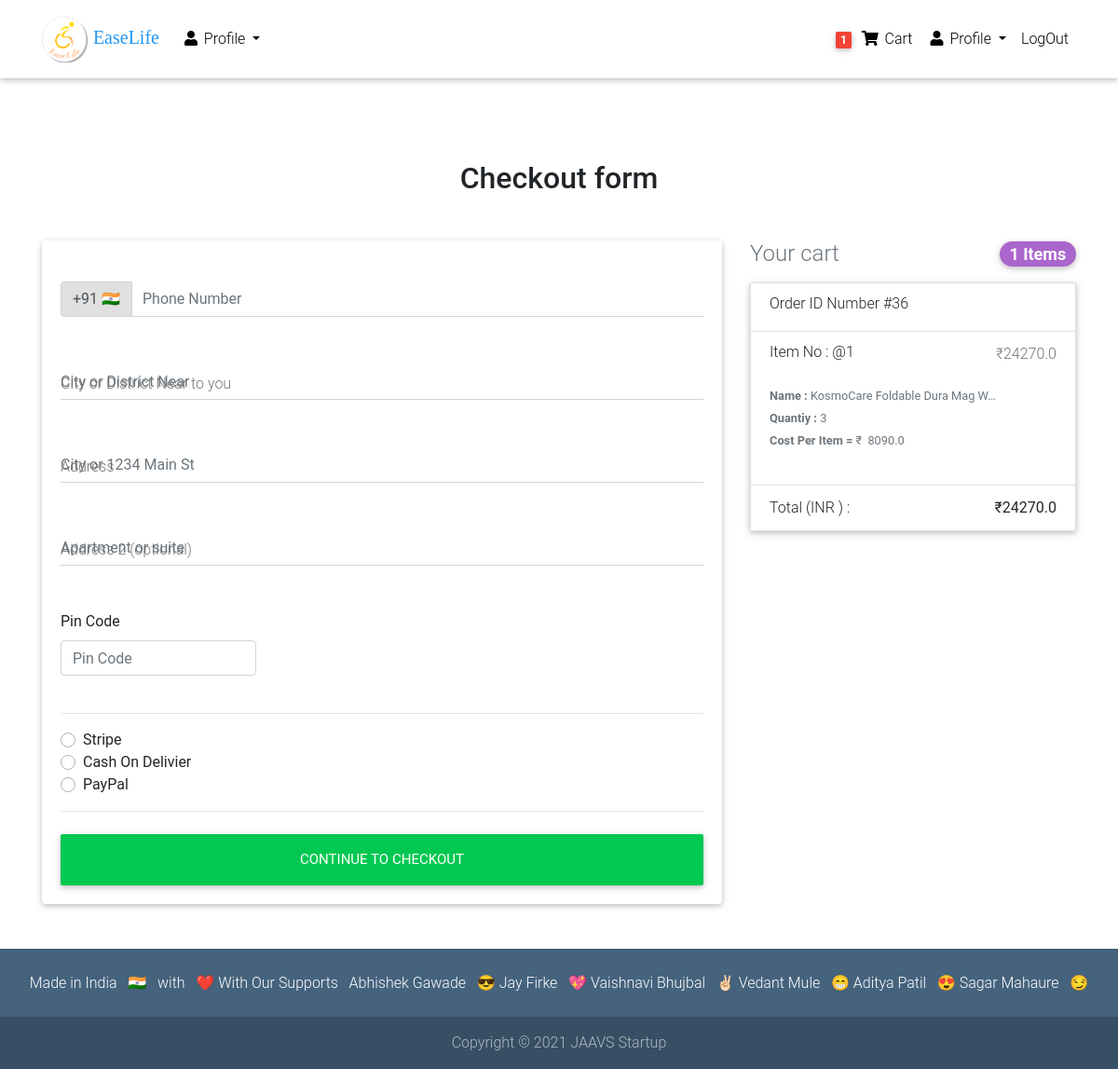
The page /check_out/ (signed in) on the database as committed earlier.
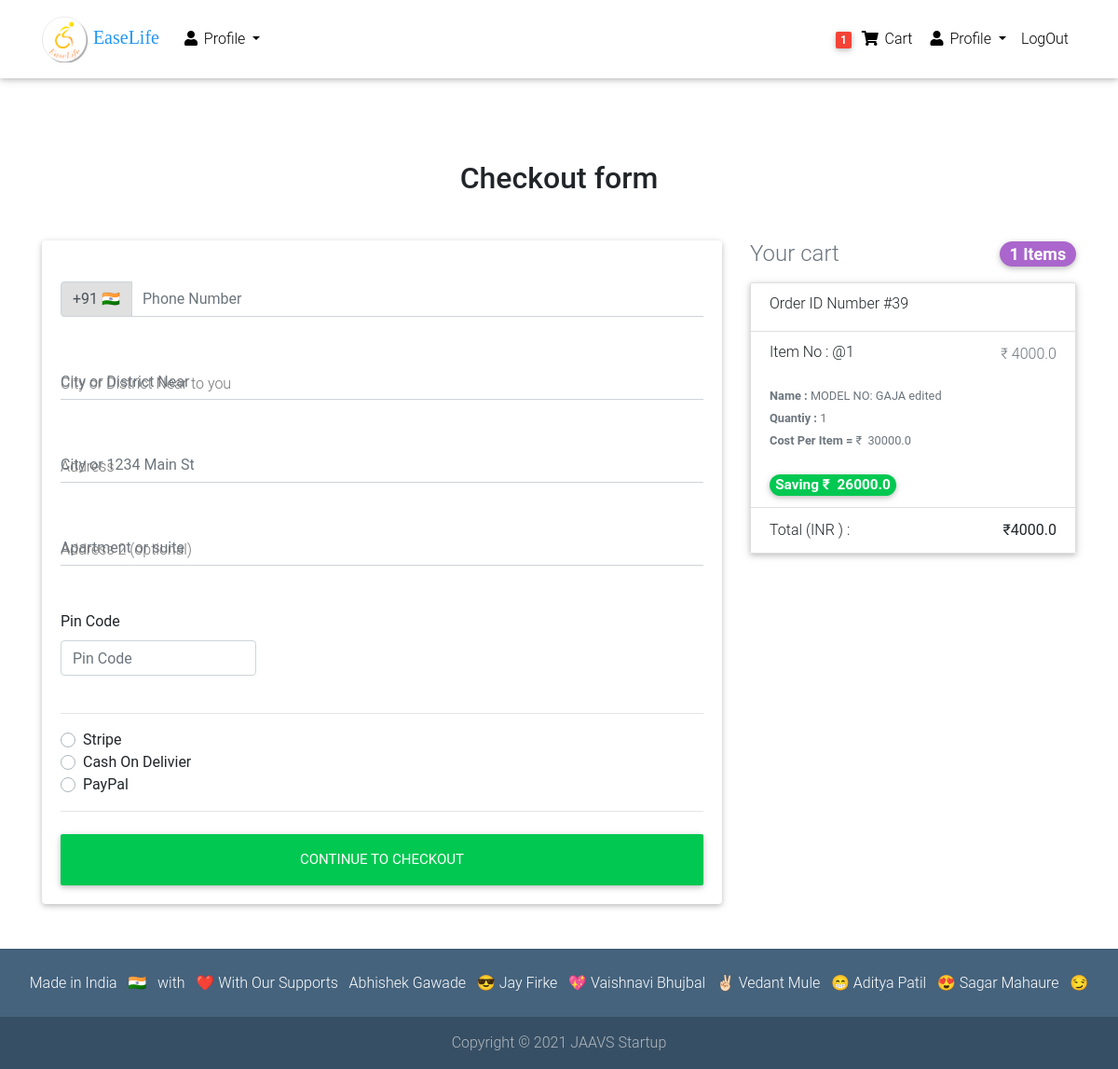
The same page on the database as committed later.
### base/models.py (models this page shows, shortened)
class Order(models.Model):
    user = models.ForeignKey(settings.AUTH_USER_MODEL,on_delete=models.CASCADE)
    items =models.ManyToManyField(OrderItem)
    ordered = models.BooleanField(default=False)
    start_date =models.DateTimeField(auto_now_add=True)
    ordered_date = models.DateTimeField()
    billing_address=models.ForeignKey('BillingAddress',on_delete=models.SET_NULL,blank=True,null=True)
    def get_total(self):
        total=0
        for order_item in self.items.all():
            total +=order_item.get_final_price()
        return total

class OrderItem(models.Model):
    user = models.ForeignKey(settings.AUTH_USER_MODEL,on_delete=models.CASCADE)
    ordered = models.BooleanField(default=False)
    item=models.ForeignKey(Item,on_delete=models.CASCADE)
    qauntity=models.IntegerField(default=1)
    def get_total_item_price(self):
        return self.qauntity * self.item.price
    def get_total_discount_price(self):
        return self.qauntity * self.item.discount_price
    def get_amount_saved(self):
        return self.get_total_item_price()-self.get_total_discount_price()
    def get_final_price(self):
        if self.item.discount_price:
            return self.get_total_discount_price()
        return self.get_total_item_price()

class Item(models.Model):
    title =models.CharField( max_length=100,unique=True)
    price =models.FloatField()
    discount_price =models.FloatField(blank=True,null=True)
    category = models.CharField(choices=CATEGORY_CHOICES,verbose_name='Availablity Of Product',max_length=2,default='NA')
    label_name= models.CharField(max_length=14,verbose_name='The Word Inside a label',blank=True,null=True)
    label = models.CharField(choices=LABEL_CHOICES,max_length=1,default='P')
    slug=models.SlugField(max_length=150,blank=True,unique=True)
    description=models.TextField(max_length=1000)
    image=models.ImageField()
    image2=models.ImageField(blank=True)
    image3=models.ImageField(blank=True)
    image4=models.ImageField(blank=True)
    image5=models.ImageField(blank=True)
    image6=models.ImageField(blank=True)
    created = models.DateTimeField(auto_now_add=True)
    updated = models.DateTimeField(auto_now=True)

### base/views.py (the view, shortened to what this page needs)
# urls.py: path('check_out/',check_out.as_view(),name ='check-out'),
class check_out(LoginRequiredMixin,View):
    def get(self,*args,**kwargs):
        form=CheckoutForm()
        try:
            order=Order.objects.get(user=self.request.user,ordered=False)
            context={
                'form': form,
                'order':order,
                 "STRIPE_PUBLIC_KEY": settings.STRIPE_PUBLIC_KEY
            }
            return render(self.request,'checkout-page.html',context)
        except:
            messages.info(self.request,f'You don"t have Active Order')
            return redirect("base:item-list")

### base/forms.py
class CheckoutForm(forms.Form):
    city = forms.CharField(max_length=20,widget=forms.TextInput(attrs={'id':"email",'class':"form-control",'placeholder':"City or District Near"}))
    phone_number = forms.CharField(max_length=15,widget=forms.NumberInput(attrs={'placeholder':"Phone Number" ,'maxlength':"15",'class':"form-control py-0"}))
    street_address = forms.CharField(max_length=250,widget=forms.TextInput(attrs={'id':"address",'class':"form-control",'placeholder':"City or 1234 Main St"}))
    apartment_address = forms.CharField(max_length=250,required=False,widget=forms.TextInput(attrs={'id':"address-2",'class':"form-control",'placeholder':"Apartment or suite"}))
    pin_code=forms.CharField(max_length=8,widget=forms.NumberInput(attrs={'placeholder':"Pin Code" ,'maxlength':"8",'class':"form-control"}))
    payment_option =forms.ChoiceField(widget=forms.RadioSelect,choices=PAYMENTS_CHOICES)

### base/templatetags/cart_template_tags.py (called while the page is built)
@register.filter
def cart_item_count(user):
    if user.is_authenticated:
        qs=Order.objects.filter(user=user,ordered=False)
        if qs.exists():
            return qs[0].items.count()
        return 0

### templates/checkout-page.html (shortened to what the changed rows need)
{% extends 'base.html' %}
{% load  crispy_forms_tags %}
{% block content %}
  <main class="mt-5 pt-4">
    <div class="container wow fadeIn">
      <h2 class="my-5 h2 text-center">Checkout form  {{order.item.list }}</h2>
      <div class="row">
        <div class="col-md-8 mb-4">
          <div class="card">
            <form class="card-body" method="post" action=''>
              <div class="d-block my-3">
              {% for value,name in form.fields.payment_option.choices %}
                <div class="custom-control custom-radio">
                  <label class="custom-control-label" for="{{ value }}">{{ name }}</label>
                </div>
              {% endfor %}
              </div>
            </form>
          </div>
        </div>
        <div class="col-md-4 mb-4">
          <h4 class="d-flex justify-content-between align-items-center mb-3">
            <span class="text-muted">Your cart</span>
            <span class="badge badge-secondary badge-pill">{{ order.items.all|length }} Items</span>
          </h4>
          <ul class="list-group mb-3 z-depth-1">
            <li class="list-group-item d-flex justify-content-between lh-condensed">
              <div>
              <b>
                <h6 style="text-align:center;">Order ID Number  #{{ order.id }}</h6>
                </b>
              </div>
            </li>
            {% for order_item in order.items.all %}
            <li class="list-group-item d-flex justify-content-between lh-condensed">
              <div>
                <h6 class="my-0">Item  No : @{{ forloop.counter }}</h6>
                <br>
              <small class="text-muted"><b>Name : </b>{{ order_item.item.title|truncatechars:30  }}</small>
              <br>
              <small class="text-muted"><b>Quantiy :  </b>{{ order_item.qauntity }}</small>
              <br>
              <small class="text-muted"><b>Cost Per Item =</b>  ₹ &nbsp;{{ order_item.item.price }}
              </small>
            <br> <br>
                <small class="text-muted">
                {% if order_item.item.discount_price %}
                    <span class="badge rounded-pill bg-success" style="font-size:120%">
                            Saving ₹ &nbsp;{{ order_item.get_amount_saved }}
                     </span>
                       {% endif %}
              </small>
              </div>
              <span class="text-muted">
                                  {% if order_item.item.discount_price %}
                                      ₹&nbsp;{{ order_item.get_total_discount_price }}
                                 {% else %}
                                      ₹{{ order_item.get_total_item_price }}
                    {% endif %}
              </span>
            </li>
             {% endfor %}
            <li class="list-group-item d-flex justify-content-between">
              <span>Total (INR )  :</span>
              <strong>₹{{ order.get_total }}</strong>
            </li>
          </ul>
        </div>
      </div>
    </div>
  </main>
{% endblock content %}

Rows that differ between the two databases and show on the page:
no longer on this page (row edited): Order: items.all|length "1", id "36", get_total "24270.0"
no longer on this page (row unchanged): OrderItem: item "KosmoCare Foldable Dura Mag W…", qauntity "3", item.price "8090.0", get_total_item_price "24270.0"
added Order: items.all|length "1", id "39", get_total "4000.0"
added OrderItem: item "MODEL NO: GAJA edited", qauntity "1", item.price "30000.0", get_amount_saved "26000.0", get_total_discount_price "4000.0"
